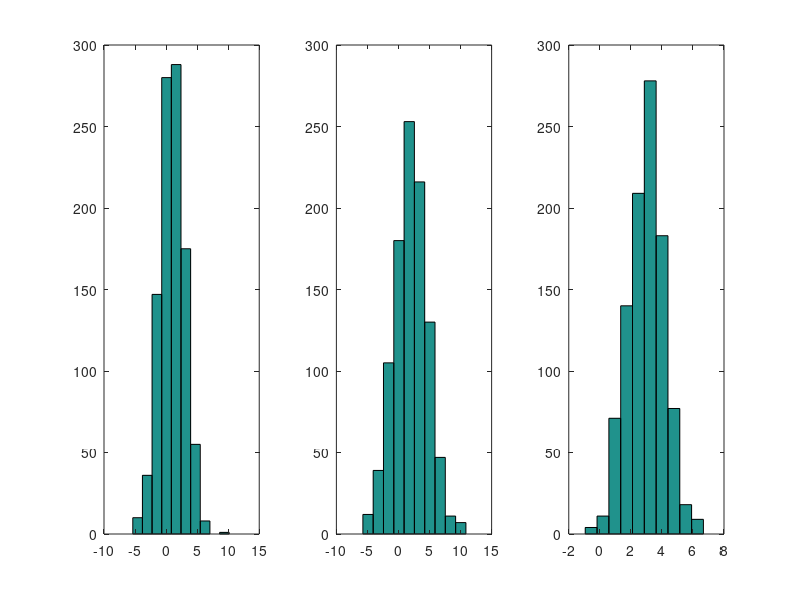
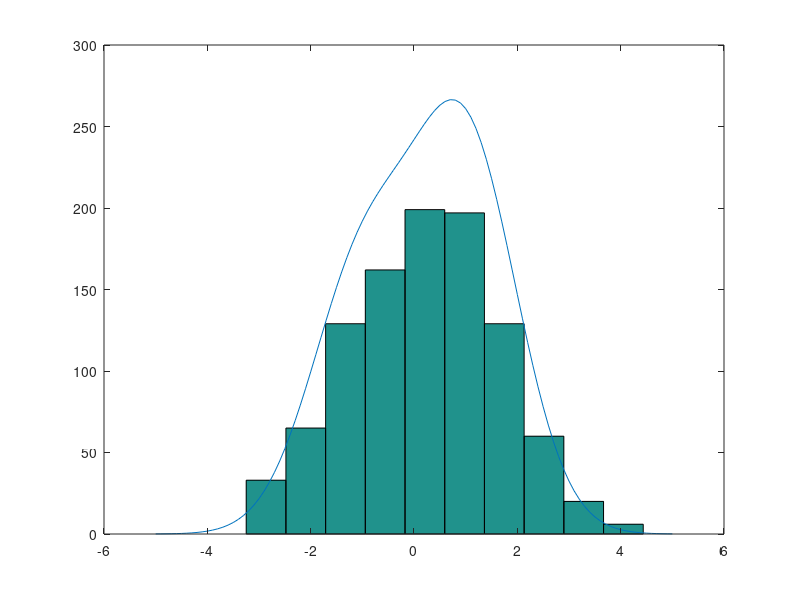

Recreate these plots in MATLAB, in order. (Note: this script raises an error after producing the figures.)
%This project works for expectation maximization
clear all;
clc
%Question1
mu = [1;2;3];
sigma = [3,-1,1;-1,5,3;1,3,4];
iter = 1000;
X = zeros(3,iter);
A = chol(sigma);

for i = 1:iter
    X(:,i) = A * randn(1,3)' + mu;
end
figure(1);
subplot(1,3,1);
hist(X(1,:));
subplot(1,3,2);
hist(X(2,:));
subplot(1,3,3);
hist(X(3,:));

%Question2
iter2 = 1000;
X2 = zeros(1,iter2);
for i = 1:iter2
    check = rand();
    if (check <= 0.4)%N(-1,1)
        X2(i) = randn() - 1;
    else%N(1,1)
        X2(i) = randn() + 1;
    end
end
mu2 = [-1;1];
sigma2 = 1;
p2 = [0.4,0.6];
x22 = -5:0.1:5;
y22 = p2(1)*normpdf(x22,mu2(1),sigma2)+p2(2)*normpdf(x22,mu2(2),sigma2);
y22 = iter2*y22;

figure(2);
hist(X2);
hold on
plot(x22,y22);

%Question3
iter = 300;
mu_in1 = [-5,5];
mu_in2 = [5,5];
sigma_in1 = [3,0;0,1];
sigma_in2 = [1,-2;-2,6];
w_in = [0.5,0.5];
obj = gmdistribution([mu_in1;mu_in2],cat(3,sigma_in1,sigma_in2),w_in);
X = random(obj,iter);
X = X';

w_try = [0.5,0.5];
sigma_try1 = [1,0;0,1];
sigma_try2 = [1,0;0,1];
mu_try1 = [-5;5];
mu_try2 = [5;5];
tic;
[mu_out1,mu_out2,sigma_out1,sigma_out2,w_out] = GMM_EM (X,mu_try1,mu_try2,sigma_try1,sigma_try2,w_try);
toc;

%Question4
object = importdata('faithful.dat.txt');
data4 = object.data;
X4 = data4(:,2:3);
[y,C] = kmeans(X4,2);
%Scatter Plot of the Data
figure(3);
subplot(1,2,1);
plot(X4(:,1),X4(:,2),'o');
title('Data Points without Labels');
xlabel('eruptions');
ylabel('waiting');
subplot(1,2,2);
plot(X4(y==1,1),X4(y==1,2),'^');
hold on
plot(X4(y==2,1),X4(y==2,2),'+');
plot(C(1,1),C(1,2), 'r^','LineWidth',2);
plot(C(2,1),C(2,2), 'r+','LineWidth',2);
title('Data Points with Labels by K-means Clustering');
legend('Points of cluster 1','Points of cluster 2')
xlabel('eruptions');
ylabel('waiting');

w_try = [0.5,0.5];
sigma_try1 = [1,0;0,1];
sigma_try2 = [1,0;0,1];
mu_try1 = [C(1);C(3)];
mu_try2 = [C(2);C(4)];
tic;
[mu_out1,mu_out2,sigma_out1,sigma_out2,w_out] = GMM_EM (X4',mu_try1,mu_try2,sigma_try1,sigma_try2,w_try);
toc;
mu_final = [mu_out1';mu_out2'];
sigma_final = cat(3,sigma_out1,sigma_out2);
obj_final = gmdistribution(mu_final,sigma_final,w_out);
%2D Projection
figure(4)
ezcontourf(@(x,y) pdf(obj_final,[x y]),[1.5 5.5],[40 100]);
hold on
plot(X4(y==1,1),X4(y==1,2),'^');
plot(X4(y==2,1),X4(y==2,2),'+');
title('2D contour plot overlaid with dataset');
xlabel('eruptions');
ylabel('waiting');
%View PDF Surface
figure(5)
ezsurf(@(x,y)pdf(obj_final,[x y]),[1.5 5.5],[40 100]);
title('3D pdf surface');
xlabel('eruptions');
ylabel('waiting');
zlabel('Frequency');